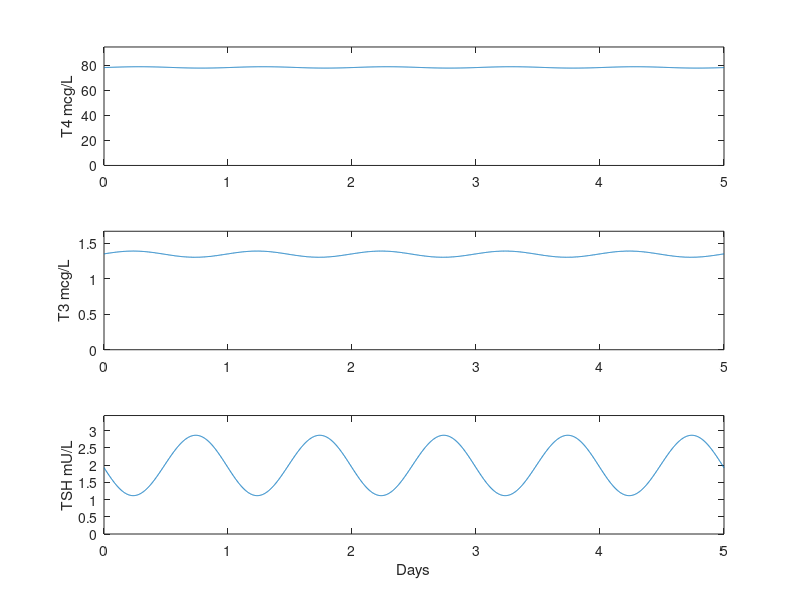

MATLAB code for this plot:
% Thyrosim stand alone MATLAB version.
% Author: Simon X. Han
% Description:
% The stand alone version runs fine, but lack the ability to easily
% add/chain inputs.
% Run:
% >> thyrosim

% Main function
function thyrosim

% Clean workspace
clc; clear all;

% Initialize variables
initIC;     % Initial conditions
initInputs; % Inputs
initParams; % Parameters

% Solve ODE
global tspan ic;
[t,q] = ode45(@ODEs, tspan, ic);

% Graph results
graph(t,q);
end

% Initialize initial conditions
function initIC
global ic
ic(1) = 0.322114215761171;
ic(2) = 0.201296960359917;
ic(3) = 0.638967411907560;
ic(4) = 0.00663104034826483;
ic(5) = 0.0112595761822961;
ic(6) = 0.0652960640300348;
ic(7) = 1.78829584764370;
ic(8) = 7.05727560072869;
ic(9) = 7.05714474742141;
ic(10) = 0;
ic(11) = 0;
ic(12) = 0;
ic(13) = 0;
ic(14) = 3.34289716182018;
ic(15) = 3.69277248068433;
ic(16) = 3.87942133769244;
ic(17) = 3.90061903207543;
ic(18) = 3.77875734283571;
ic(19) = 3.55364471589659;
end

% Initialize inputs
function initInputs
global inf1 inf4 dial tspan
inf1 = 0;               % Infusion into plasma T4
inf4 = 0;               % Infusion into plasma T3
% [T4 Secretion, T4 Absorption, T3 Secretion, T3 Absorption]
dial = [1, 0.88, 1, 0.88];
tspan = [0, 120];       % NOTE: this is hours, not days
end

% Initialize parameter values
function initParams
global inf1 inf4 dial
global u1 u4 kdelay d p
u1 = inf1;
u4 = inf4;
kdelay = 5/8;           %(n-1)/k = t; n comps, t = 8hr
d(1) = dial(1);
d(2) = dial(2);
d(3) = dial(3);
d(4) = dial(4);

p(1) = 0.00174155;      %S4
p(2) = 8;               %tau
p(3) = 0.868;           %k12
p(4) = 0.108;           %k13
p(5) = 584;             %k31free
p(6) = 1503;            %k21free
p(7) = 0.000289;        %A
p(8) = 0.000214;        %B
p(9) = 0.000128;        %C
p(10) = -8.83*10^-6;    %D
p(11) = 0.88;           %k4absorb; originally 0.881
p(12) = 0.0189;         %k02
p(13) = 0.00998996;     %VmaxD1fast
p(14) = 2.85;           %KmD1fast
p(15) = 6.63*10^-4;     %VmaxD1slow
p(16) = 95;             %KmD1slow
p(17) = 0.00074619;     %VmaxD2slow
p(18) = 0.075;          %KmD2slow
p(19) = 3.3572*10^-4;   %S3
p(20) = 5.37;           %k45
p(21) = 0.0689;         %k46
p(22) = 127;            %k64free
p(23) = 2043;           %k54free
p(24) = 0.00395;        %a
p(25) = 0.00185;        %b
p(26) = 0.00061;        %c
p(27) = -0.000505;      %d
p(28) = 0.88;           %k3absorb; originally 0.882
p(29) = 0.207;          %k05
p(30) = 1166;           %Bzero
p(31) = 581;            %Azero
p(32) = 2.37;           %Amax
p(33) = -3.71;          %phi
p(34) = 0.53;           %kdegTSH-HYPO
p(35) = 0.037;          %VmaxTSH
p(36) = 23;             %K50TSH
p(37) = 0.118;          %k3
p(38) = 0.29;           %T4P-EU
p(39) = 0.006;          %T3P-EU
p(40) = 0.037;          %KdegT3B
p(41) = 0.0034;         %KLAG-HYPO
p(42) = 5;              %KLAG
p(43) = 1.3;            %k4dissolve
p(44) = 0.12*d(2);      %k4excrete; originally 0.119
p(45) = 1.78;           %k3dissolve
p(46) = 0.12*d(4);      %k3excrete; originally 0.118
% p47 and p48 are only used in converting mols to units. Since unit conversion
% is done in THYSIM->postProcess(), make sure you change p47 and p48 there if
% you need to change these values.
p(47) = 3.2;            %Vp
p(48) = 5.2;            %VTSH
end

% ODEs
function dqdt = ODEs(t, q)

global u1 u4 kdelay d p;

% Auxillary equations
q4F = (p(24)+p(25)*q(1)+p(26)*q(1)^2+p(27)*q(1)^3)*q(4);        %FT3p
q1F = (p(7) +p(8) *q(1)+p(9) *q(1)^2+p(10)*q(1)^3)*q(1);        %FT4p
SR3 = (p(19)*q(19))*d(3);                                       % Brain delay
SR4 = (p(1) *q(19))*d(1);                                       % Brain delay
fCIRC = 1+(p(32)/(p(31)*exp(-q(9)))-1)*(1/(1+exp(10*q(9)-55)));
SRTSH = (p(30)+p(31)*fCIRC*sin(pi/12*t-p(33)))*exp(-q(9));
fdegTSH = p(34)+p(35)/(p(36)+q(7));
fLAG = p(41)+2*q(8)^11/(p(42)^11+q(8)^11);
f4 = p(37)+5*p(37)/(1+exp(2*q(8)-7));
NL = p(13)/(p(14)+q(2));

% ODEs
qdot(1) = SR4+p(3)*q(2)+p(4)*q(3)-(p(5)+p(6))*q1F+p(11)*q(11)+u1;       %T4dot
qdot(2) = p(6)*q1F-(p(3)+p(12)+NL)*q(2);                                %T4fast
qdot(3) = p(5)*q1F-(p(4)+p(15)/(p(16)+q(3))+p(17)/(p(18)+q(3)))*q(3);   %T4slow
qdot(4) = SR3+p(20)*q(5)+p(21)*q(6)-(p(22)+p(23))*q4F+p(28)*q(13)+u4;   %T3pdot
qdot(5) = p(23)*q4F+NL*q(2)-(p(20)+p(29))*q(5);                         %T3fast
qdot(6) = p(22)*q4F+p(15)*q(3)/(p(16)+q(3))+p(17)*q(3)/(p(18)+q(3))-(p(21))*q(6);%T3slow
qdot(7) = SRTSH-fdegTSH*q(7);                                           %TSHp
qdot(8) = f4/p(38)*q(1)+p(37)/p(39)*q(4)-p(40)*q(8);                    %T3B
qdot(9) = fLAG*(q(8)-q(9));                                             %T3B LAG
qdot(10)= -p(43)*q(10);                                                 %T4PILLdot
qdot(11)=  p(43)*q(10)-(p(44)+p(11))*q(11);                             %T4GUTdot
qdot(12)= -p(45)*q(12);                                                 %T3PILLdot
qdot(13)=  p(45)*q(12)-(p(46)+p(28))*q(13);                             %T3GUTdot

% Delay ODEs
qdot(14)= -kdelay*q(14) +q(7);                                          %delay1
qdot(15)= kdelay*(q(14) -q(15));                                        %delay2
qdot(16)= kdelay*(q(15) -q(16));                                        %delay3
qdot(17)= kdelay*(q(16) -q(17));                                        %delay4
qdot(18)= kdelay*(q(17) -q(18));                                        %delay5
qdot(19)= kdelay*(q(18) -q(19));                                        %delay6

% ODE vector
dqdt = qdot';
end

% Graph results
function graph(t,q)
global p

% Conversion factors
% 777: molecular weight of T4
% 651: molecular weight of T3
% 5.6: (q7 umol)*(28000 mcg/umol)*(0.2 mU/mg)*(1 mg/1000 mcg)
% where 28000 is TSH molecular weight and 0.2 is specific activity
T4conv  = 777/p(47);    % mcg/L
T3conv  = 651/p(47);    % mcg/L
TSHconv = 5.6/p(48);    % mU/L

% Outputs
y1 = q(:,1)*T4conv;     % T4
y2 = q(:,4)*T3conv;     % T3
y3 = q(:,7)*TSHconv;    % TSH
t  = t/24;              % Convert time to days

% General
figure('Name','Thyrosim Results','NumberTitle','off');

% T4 plot
subplot(3,1,1);
plot(t,y1);
ylabel('T4 mcg/L');
ylim([0 max(y1)*1.2]);

% T3 plot
subplot(3,1,2);
plot(t,y2);
ylabel('T3 mcg/L');
ylim([0 max(y2)*1.2]);

% TSH plot
subplot(3,1,3);
plot(t,y3);
ylabel('TSH mU/L');
ylim([0 max(y3)*1.2]);
xlabel('Days');
end